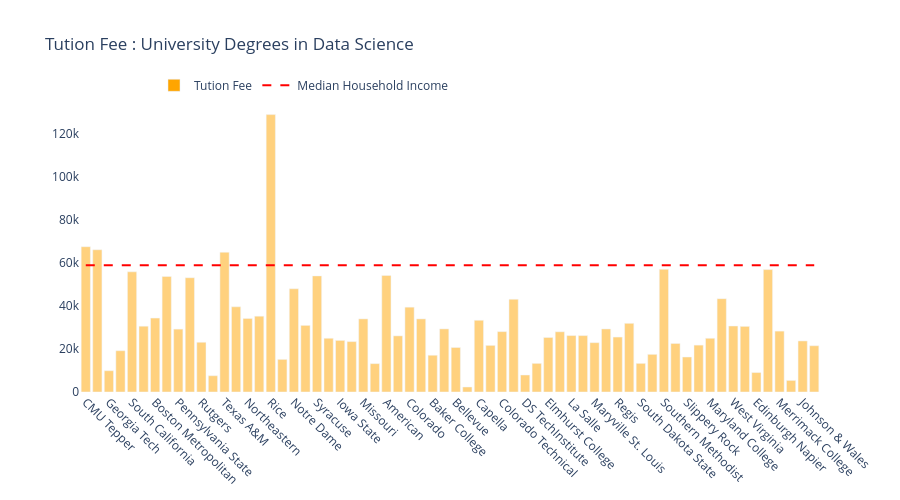
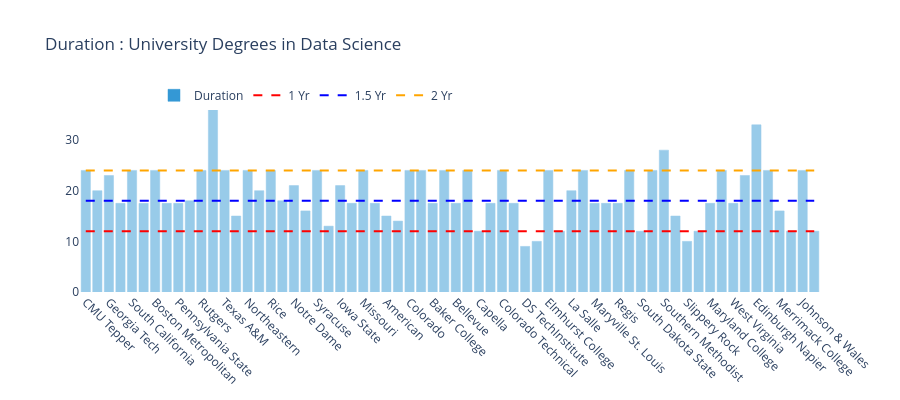

Here is the notebook cell these charts were saved with, in order:
### Code cell
university_data = """CMU Tepper	67575	24
UC Berkeley	66150	20
Georgia Tech	9900	23
Illinois-Urbana	19200	17.5
South California	55886	24
Wisconsin	30600	17.5
Boston Metropolitan	34400	24
Johns Hopkins	53740	17.5
Pennsylvania State	29250	17.5
Northwestern SPS	53148	18
Rutgers	23136	24
UCD Dublin	7575	36
Texas A&M	65000	24
Arizona State	39622	15
Northeastern	34200	24
Ohio	35250	20
Rice	129000	24
Indiana Bloomington	15172	18
Notre Dame	48000	21
IIT Chicago	30985	16
Syracuse	54000	24
California Riverside	24990	13
Iowa State	24000	21
Oregon State	23445	17.5
Missouri	34000	24
CUNY SPS	13200	17.5
American	54186	15
Oklahoma	26103	14
Colorado	39450	24
Oklahoma State	33990	24
Baker College	17100	17.5
Bay Path	29340	24
Bellevue	20700	17.5
Blanchardstown	2320	24
Capella	33360	12
Central Connecticut	21681	17.5
Colorado Technical	28080	24
DePaul	43160	17.5
DS TechInstitute	7900	9
Dakota State	13320	10
Elmhurst College	25350	24
Full Sail	28008	12
La Salle	26250	20
Lewis	26235	24
Maryville St. Louis	22950	17.5
Phoenix	29316	17.5
Regis	25560	17.5
Saint Mary's College	31946	24
South Dakota State	13320	12
Saint Joseph's	17520	24
Southern Methodist	57084	28
Southern New Hampshire	22572	15
Slippery Rock	16269	10
Alabama Huntsville	21810	12
Maryland College	24984	17.5
Villanova	43400	24
West Virginia	30690	17.5
Northcentral	30530	23
Edinburgh Napier	9060	33
Drexel	56925	24
Merrimack College	28320	16
Varna Free	5391	12
Johnson & Wales	23744	24
Kent State	21524	12"""

university_data = university_data.split("\n")
udf = pd.DataFrame()
udf['name'] = [_.split("	")[0] for _ in university_data]
udf['tution'] = [float(_.split("	")[1]) for _ in university_data]
udf['months'] = [float(_.split("	")[2]) for _ in university_data]

udf1 = udf[udf['months'] > 6]
udf1 = udf1[udf1['months'] < 25]
udf1 = udf1[udf1['tution'] < 100000]
udf1['name1'] = udf1.apply(lambda x : "" if x['months'] in [9, 12, 17.5, 24] else x['name'], axis = 1)

fig = go.Figure([go.Bar(x=udf['name'], y=udf['tution'], orientation="v", name="Tution Fee", marker=dict(color="orange", opacity=0.5), ),
                 go.Scatter(x=udf['name'], name="Median Household Income", y=[59000]*len(udf), mode="lines", marker=dict(color="red"), line=dict(dash='dash')) ])
fig.update_layout(title="Tution Fee : University Degrees in Data Science", plot_bgcolor='#fff', paper_bgcolor='#fff', legend=dict(orientation="h", x=0.1, y=1.1), 
                 xaxis = dict(tickangle = 45), height=500)
fig.show()

fig = go.Figure([go.Bar(x=udf['name'], y=udf['months'], orientation="v", marker=dict(color="#3498d5", opacity=0.5, line=dict(color="#3498d5")), name="Duration"),
                 go.Scatter(x=udf['name'], y=[12]*len(udf), mode="lines", marker=dict(color="red"), line=dict(dash='dash'), name="1 Yr"), 
                 go.Scatter(x=udf['name'], y=[18]*len(udf), mode="lines", marker=dict(color="blue"), line=dict(dash='dash'), name="1.5 Yr"), 
                 go.Scatter(x=udf['name'], y=[24]*len(udf), mode="lines", marker=dict(color="orange"), line=dict(dash='dash'), name="2 Yr"), 
                ])
fig.update_layout(title="Duration : University Degrees in Data Science", plot_bgcolor='#fff', paper_bgcolor='#fff', legend=dict(orientation="h", x=0.1, y=1.1),
                   xaxis = dict(tickangle = 45), height=400)
fig.show()

### Figure 1 — Plotly figure (JSON) as saved in the notebook; plotly's stock layout.template omitted (floating-point values rounded to 4 significant figures)
{"data": [{"marker": {"color": "orange", "opacity": 0.5}, "name": "Tution Fee", "orientation": "v", "type": "bar", "x": ["CMU Tepper", "UC Berkeley", "Georgia Tech", "Illinois-Urbana", "South California", "Wisconsin", "Boston Metropolitan", "Johns Hopkins", "Pennsylvania State", "Northwestern SPS", "Rutgers", "UCD Dublin", "Texas A&M", "Arizona State", "Northeastern", "Ohio", "Rice", "Indiana Bloomington", "Notre Dame", "IIT Chicago", "Syracuse", "California Riverside", "Iowa State", "Oregon State", "Missouri", "CUNY SPS", "American", "Oklahoma", "Colorado", "Oklahoma State", "Baker College", "Bay Path", "Bellevue", "Blanchardstown", "Capella", "Central Connecticut", "Colorado Technical", "DePaul", "DS TechInstitute", "Dakota State", "Elmhurst College", "Full Sail", "La Salle", "Lewis", "Maryville St. Louis", "Phoenix", "Regis", "Saint Mary's College", "South Dakota State", "Saint Joseph's", "Southern Methodist", "Southern New Hampshire", "Slippery Rock", "Alabama Huntsville", "Maryland College", "Villanova", "West Virginia", "Northcentral", "Edinburgh Napier", "Drexel", "Merrimack College", "Varna Free", "Johnson & Wales", "Kent State"], "y": [67580.0, 66150.0, 9900.0, 19200.0, 55890.0, 30600.0, 34400.0, 53740.0, 29250.0, 53150.0, 23140.0, 7575.0, 65000.0, 39620.0, 34200.0, 35250.0, 129000.0, 15170.0, 48000.0, 30980.0, 54000.0, 24990.0, 24000.0, 23440.0, 34000.0, 13200.0, 54190.0, 26100.0, 39450.0, 33990.0, 17100.0, 29340.0, 20700.0, 2320.0, 33360.0, 21680.0, 28080.0, 43160.0, 7900.0, 13320.0, 25350.0, 28010.0, 26250.0, 26240.0, 22950.0, 29320.0, 25560.0, 31950.0, 13320.0, 17520.0, 57080.0, 22570.0, 16270.0, 21810.0, 24980.0, 43400.0, 30690.0, 30530.0, 9060.0, 56920.0, 28320.0, 5391.0, 23740.0, 21520.0]}, {"line": {"dash": "dash"}, "marker": {"color": "red"}, "mode": "lines", "name": "Median Household Income", "type": "scatter", "x": ["CMU Tepper", "UC Berkeley", "Georgia Tech", "Illinois-Urbana", "South California", "Wisconsin", "Boston Metropolitan", "Johns Hopkins", "Pennsylvania State", "Northwestern SPS", "Rutgers", "UCD Dublin", "Texas A&M", "Arizona State", "Northeastern", "Ohio", "Rice", "Indiana Bloomington", "Notre Dame", "IIT Chicago", "Syracuse", "California Riverside", "Iowa State", "Oregon State", "Missouri", "CUNY SPS", "American", "Oklahoma", "Colorado", "Oklahoma State", "Baker College", "Bay Path", "Bellevue", "Blanchardstown", "Capella", "Central Connecticut", "Colorado Technical", "DePaul", "DS TechInstitute", "Dakota State", "Elmhurst College", "Full Sail", "La Salle", "Lewis", "Maryville St. Louis", "Phoenix", "Regis", "Saint Mary's College", "South Dakota State", "Saint Joseph's", "Southern Methodist", "Southern New Hampshire", "Slippery Rock", "Alabama Huntsville", "Maryland College", "Villanova", "West Virginia", "Northcentral", "Edinburgh Napier", "Drexel", "Merrimack College", "Varna Free", "Johnson & Wales", "Kent State"], "y": [59000, 59000, 59000, 59000, 59000, 59000, 59000, 59000, 59000, 59000, 59000, 59000, 59000, 59000, 59000, 59000, 59000, 59000, 59000, 59000, 59000, 59000, 59000, 59000, 59000, 59000, 59000, 59000, 59000, 59000, 59000, 59000, 59000, 59000, 59000, 59000, 59000, 59000, 59000, 59000, 59000, 59000, 59000, 59000, 59000, 59000, 59000, 59000, 59000, 59000, 59000, 59000, 59000, 59000, 59000, 59000, 59000, 59000, 59000, 59000, 59000, 59000, 59000, 59000]}], "layout": {"height": 500, "legend": {"orientation": "h", "x": 0.1, "y": 1.1}, "paper_bgcolor": "#fff", "plot_bgcolor": "#fff", "title": {"text": "Tution Fee : University Degrees in Data Science"}, "xaxis": {"tickangle": 45}}}

### Figure 2 — Plotly figure (JSON) as saved in the notebook; plotly's stock layout.template omitted (floating-point values rounded to 4 significant figures)
{"data": [{"marker": {"color": "#3498d5", "line": {"color": "#3498d5"}, "opacity": 0.5}, "name": "Duration", "orientation": "v", "type": "bar", "x": ["CMU Tepper", "UC Berkeley", "Georgia Tech", "Illinois-Urbana", "South California", "Wisconsin", "Boston Metropolitan", "Johns Hopkins", "Pennsylvania State", "Northwestern SPS", "Rutgers", "UCD Dublin", "Texas A&M", "Arizona State", "Northeastern", "Ohio", "Rice", "Indiana Bloomington", "Notre Dame", "IIT Chicago", "Syracuse", "California Riverside", "Iowa State", "Oregon State", "Missouri", "CUNY SPS", "American", "Oklahoma", "Colorado", "Oklahoma State", "Baker College", "Bay Path", "Bellevue", "Blanchardstown", "Capella", "Central Connecticut", "Colorado Technical", "DePaul", "DS TechInstitute", "Dakota State", "Elmhurst College", "Full Sail", "La Salle", "Lewis", "Maryville St. Louis", "Phoenix", "Regis", "Saint Mary's College", "South Dakota State", "Saint Joseph's", "Southern Methodist", "Southern New Hampshire", "Slippery Rock", "Alabama Huntsville", "Maryland College", "Villanova", "West Virginia", "Northcentral", "Edinburgh Napier", "Drexel", "Merrimack College", "Varna Free", "Johnson & Wales", "Kent State"], "y": [24.0, 20.0, 23.0, 17.5, 24.0, 17.5, 24.0, 17.5, 17.5, 18.0, 24.0, 36.0, 24.0, 15.0, 24.0, 20.0, 24.0, 18.0, 21.0, 16.0, 24.0, 13.0, 21.0, 17.5, 24.0, 17.5, 15.0, 14.0, 24.0, 24.0, 17.5, 24.0, 17.5, 24.0, 12.0, 17.5, 24.0, 17.5, 9.0, 10.0, 24.0, 12.0, 20.0, 24.0, 17.5, 17.5, 17.5, 24.0, 12.0, 24.0, 28.0, 15.0, 10.0, 12.0, 17.5, 24.0, 17.5, 23.0, 33.0, 24.0, 16.0, 12.0, 24.0, 12.0]}, {"line": {"dash": "dash"}, "marker": {"color": "red"}, "mode": "lines", "name": "1 Yr", "type": "scatter", "x": ["CMU Tepper", "UC Berkeley", "Georgia Tech", "Illinois-Urbana", "South California", "Wisconsin", "Boston Metropolitan", "Johns Hopkins", "Pennsylvania State", "Northwestern SPS", "Rutgers", "UCD Dublin", "Texas A&M", "Arizona State", "Northeastern", "Ohio", "Rice", "Indiana Bloomington", "Notre Dame", "IIT Chicago", "Syracuse", "California Riverside", "Iowa State", "Oregon State", "Missouri", "CUNY SPS", "American", "Oklahoma", "Colorado", "Oklahoma State", "Baker College", "Bay Path", "Bellevue", "Blanchardstown", "Capella", "Central Connecticut", "Colorado Technical", "DePaul", "DS TechInstitute", "Dakota State", "Elmhurst College", "Full Sail", "La Salle", "Lewis", "Maryville St. Louis", "Phoenix", "Regis", "Saint Mary's College", "South Dakota State", "Saint Joseph's", "Southern Methodist", "Southern New Hampshire", "Slippery Rock", "Alabama Huntsville", "Maryland College", "Villanova", "West Virginia", "Northcentral", "Edinburgh Napier", "Drexel", "Merrimack College", "Varna Free", "Johnson & Wales", "Kent State"], "y": [12, 12, 12, 12, 12, 12, 12, 12, 12, 12, 12, 12, 12, 12, 12, 12, 12, 12, 12, 12, 12, 12, 12, 12, 12, 12, 12, 12, 12, 12, 12, 12, 12, 12, 12, 12, 12, 12, 12, 12, 12, 12, 12, 12, 12, 12, 12, 12, 12, 12, 12, 12, 12, 12, 12, 12, 12, 12, 12, 12, 12, 12, 12, 12]}, {"line": {"dash": "dash"}, "marker": {"color": "blue"}, "mode": "lines", "name": "1.5 Yr", "type": "scatter", "x": ["CMU Tepper", "UC Berkeley", "Georgia Tech", "Illinois-Urbana", "South California", "Wisconsin", "Boston Metropolitan", "Johns Hopkins", "Pennsylvania State", "Northwestern SPS", "Rutgers", "UCD Dublin", "Texas A&M", "Arizona State", "Northeastern", "Ohio", "Rice", "Indiana Bloomington", "Notre Dame", "IIT Chicago", "Syracuse", "California Riverside", "Iowa State", "Oregon State", "Missouri", "CUNY SPS", "American", "Oklahoma", "Colorado", "Oklahoma State", "Baker College", "Bay Path", "Bellevue", "Blanchardstown", "Capella", "Central Connecticut", "Colorado Technical", "DePaul", "DS TechInstitute", "Dakota State", "Elmhurst College", "Full Sail", "La Salle", "Lewis", "Maryville St. Louis", "Phoenix", "Regis", "Saint Mary's College", "South Dakota State", "Saint Joseph's", "Southern Methodist", "Southern New Hampshire", "Slippery Rock", "Alabama Huntsville", "Maryland College", "Villanova", "West Virginia", "Northcentral", "Edinburgh Napier", "Drexel", "Merrimack College", "Varna Free", "Johnson & Wales", "Kent State"], "y": [18, 18, 18, 18, 18, 18, 18, 18, 18, 18, 18, 18, 18, 18, 18, 18, 18, 18, 18, 18, 18, 18, 18, 18, 18, 18, 18, 18, 18, 18, 18, 18, 18, 18, 18, 18, 18, 18, 18, 18, 18, 18, 18, 18, 18, 18, 18, 18, 18, 18, 18, 18, 18, 18, 18, 18, 18, 18, 18, 18, 18, 18, 18, 18]}, {"line": {"dash": "dash"}, "marker": {"color": "orange"}, "mode": "lines", "name": "2 Yr", "type": "scatter", "x": ["CMU Tepper", "UC Berkeley", "Georgia Tech", "Illinois-Urbana", "South California", "Wisconsin", "Boston Metropolitan", "Johns Hopkins", "Pennsylvania State", "Northwestern SPS", "Rutgers", "UCD Dublin", "Texas A&M", "Arizona State", "Northeastern", "Ohio", "Rice", "Indiana Bloomington", "Notre Dame", "IIT Chicago", "Syracuse", "California Riverside", "Iowa State", "Oregon State", "Missouri", "CUNY SPS", "American", "Oklahoma", "Colorado", "Oklahoma State", "Baker College", "Bay Path", "Bellevue", "Blanchardstown", "Capella", "Central Connecticut", "Colorado Technical", "DePaul", "DS TechInstitute", "Dakota State", "Elmhurst College", "Full Sail", "La Salle", "Lewis", "Maryville St. Louis", "Phoenix", "Regis", "Saint Mary's College", "South Dakota State", "Saint Joseph's", "Southern Methodist", "Southern New Hampshire", "Slippery Rock", "Alabama Huntsville", "Maryland College", "Villanova", "West Virginia", "Northcentral", "Edinburgh Napier", "Drexel", "Merrimack College", "Varna Free", "Johnson & Wales", "Kent State"], "y": [24, 24, 24, 24, 24, 24, 24, 24, 24, 24, 24, 24, 24, 24, 24, 24, 24, 24, 24, 24, 24, 24, 24, 24, 24, 24, 24, 24, 24, 24, 24, 24, 24, 24, 24, 24, 24, 24, 24, 24, 24, 24, 24, 24, 24, 24, 24, 24, 24, 24, 24, 24, 24, 24, 24, 24, 24, 24, 24, 24, 24, 24, 24, 24]}], "layout": {"height": 400, "legend": {"orientation": "h", "x": 0.1, "y": 1.1}, "paper_bgcolor": "#fff", "plot_bgcolor": "#fff", "title": {"text": "Duration : University Degrees in Data Science"}, "xaxis": {"tickangle": 45}}}
